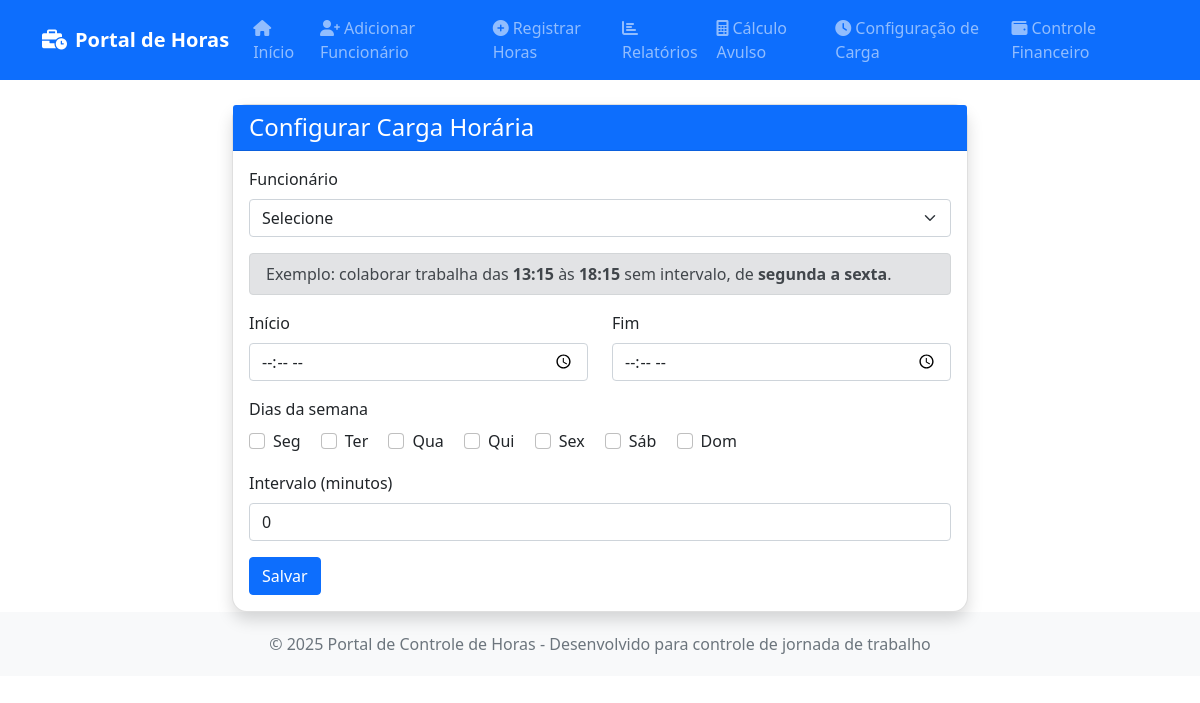
Before: /config_carga with the older database file.
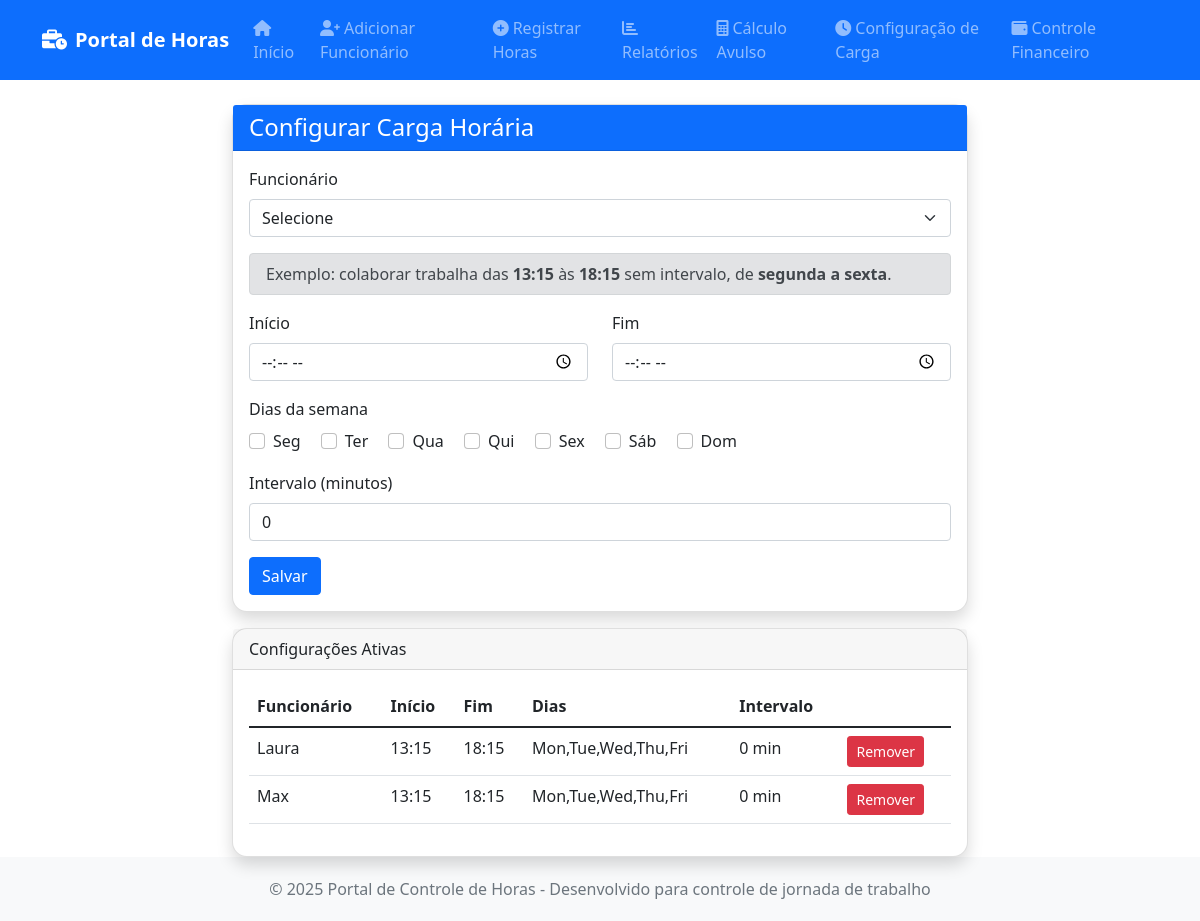
After: the same page with the newer database file.
### tables this page shows
CREATE TABLE carga_horaria (
        id INTEGER PRIMARY KEY AUTOINCREMENT,
        funcionario_id INTEGER NOT NULL,
        inicio TEXT NOT NULL,
        fim TEXT NOT NULL,
        dias_semana TEXT NOT NULL,
        intervalo_min INTEGER DEFAULT 0,
        ativo INTEGER DEFAULT 1,
        FOREIGN KEY(funcionario_id) REFERENCES funcionarios(id)
    );

CREATE TABLE funcionarios (
            id INTEGER PRIMARY KEY AUTOINCREMENT,
            nome TEXT NOT NULL UNIQUE,
            cargo TEXT NOT NULL,
            salario_mensal REAL NOT NULL,
            salario_hora REAL NOT NULL,
            horas_mensais INTEGER NOT NULL DEFAULT 220,
            data_cadastro DATE NOT NULL,
            ativo BOOLEAN NOT NULL DEFAULT 1,
            created_at TIMESTAMP DEFAULT CURRENT_TIMESTAMP,
            updated_at TIMESTAMP DEFAULT CURRENT_TIMESTAMP
        , desconto REAL DEFAULT 0.00);

### index.py (the view, shortened to what this page needs)
@app.route('/config_carga', methods=['GET', 'POST'])
def config_carga():
    funcionarios = DatabaseManager.execute_query("SELECT id, nome FROM funcionarios WHERE ativo = 1 ORDER BY nome", fetch_all=True)
    cargas = DatabaseManager.execute_query("SELECT ch.*, f.nome as funcionario_nome FROM carga_horaria ch LEFT JOIN funcionarios f ON ch.funcionario_id = f.id WHERE ch.ativo = 1 ORDER BY f.nome", fetch_all=True)
    return render_template('config_carga.html', funcionarios=funcionarios, cargas=cargas)

### index.py (called while the page is built)
    @staticmethod
    def get_connection():
        conn = sqlite3.connect(DB_FILE)
        conn.row_factory = sqlite3.Row  # Permite acesso por nome de coluna
        return conn

    @staticmethod
    def execute_query(query, params=None, fetch_one=False, fetch_all=False):
        conn = DatabaseManager.get_connection()
        try:
            cursor = conn.cursor()
            if params:
                cursor.execute(query, params)
            else:
                cursor.execute(query)
            if fetch_one:
                result = cursor.fetchone()
                return dict(result) if result else None
            elif fetch_all:
                results = cursor.fetchall()
                return [dict(row) for row in results] if results else []
            else:
                conn.commit()
                return cursor.lastrowid
        finally:
            conn.close()

### templates/config_carga.html (shortened to what this page needs)
{% extends "base.html" %}
{% block content %}
<div class="row justify-content-center">
    <div class="col-md-8">
        <div class="card shadow">
            <div class="card-header bg-primary text-white">
                <h4 class="mb-0">Configurar Carga Horária</h4>
            </div>
            <div class="card-body">
                <form method="POST">
                    <div class="mb-3">
                        <label class="form-label">Funcionário</label>
                        <select name="funcionario_id" class="form-select" required>
                            <option value="">Selecione</option>
                        </select>
                    </div>
                    <div class="alert alert-secondary py-2">
                        Exemplo: colaborar trabalha das <strong>13:15</strong> às <strong>18:15</strong> sem intervalo, de <strong>segunda a sexta</strong>.
                    </div>
                    <div class="row">
                        <div class="col-md-6 mb-3">
                            <label class="form-label">Início</label>
                            <input type="time" name="inicio" class="form-control" required>
                        </div>
                        <div class="col-md-6 mb-3">
                            <label class="form-label">Fim</label>
                            <input type="time" name="fim" class="form-control" required>
                        </div>
                    </div>
                    <div class="mb-3">
                        <label class="form-label">Dias da semana</label>
                        <div>
                            {% for d,label in [('Mon','Seg'),('Tue','Ter'),('Wed','Qua'),('Thu','Qui'),('Fri','Sex'),('Sat','Sáb'),('Sun','Dom')] %}
                            <div class="form-check form-check-inline">
                                <input class="form-check-input" type="checkbox" name="dias[]" value="{{ d }}" id="d_{{ d }}">
                                <label class="form-check-label" for="d_{{ d }}">{{ label }}</label>
                            </div>
                            {% endfor %}
                        </div>
                    </div>
                    <div class="mb-3">
                        <label class="form-label">Intervalo (minutos)</label>
                        <input type="number" name="intervalo" class="form-control" min="0" value="0">
                    </div>
                    <button class="btn btn-primary">Salvar</button>
                </form>
            </div>
        </div>
        {% if cargas %}
        <div class="card shadow mt-3">
            <div class="card-header">Configurações Ativas</div>
            <div class="card-body">
                <table class="table">
                    <thead>
                        <tr><th>Funcionário</th><th>Início</th><th>Fim</th><th>Dias</th><th>Intervalo</th><th></th></tr>
                    </thead>
                    <tbody>
                        {% for c in cargas %}
                        <tr>
                            <td>{{ c.funcionario_nome or '—' }}</td>
                            <td>{{ c.inicio }}</td>
                            <td>{{ c.fim }}</td>
                            <td>{{ c.dias_semana }}</td>
                            <td>{{ c.intervalo_min }} min</td>
                            <td>
                                <form method="POST" action="{{ url_for('config_carga_delete', carga_id=c.id) }}" onsubmit="return confirm('Remover configuração?');">
                                    <button class="btn btn-sm btn-danger">Remover</button>
                                </form>
                            </td>
                        </tr>
                        {% endfor %}
                    </tbody>
                </table>
            </div>
        </div>
        {% endif %}
    </div>
</div>
{% endblock %}

### templates/base.html (shortened to what this page needs)
<!DOCTYPE html>
<html lang="pt-BR">
<head>
    <link href="https://cdn.jsdelivr.net/npm/bootstrap@5.1.3/dist/css/bootstrap.min.css" rel="stylesheet">
    <link href="https://cdnjs.cloudflare.com/ajax/libs/font-awesome/6.0.0/css/all.min.css" rel="stylesheet">
</head>
<body>
    <nav class="navbar navbar-expand-lg navbar-dark bg-primary">
        <div class="container">
            <a class="navbar-brand" href="{{ url_for('index') }}">
                <i class="fas fa-business-time me-2"></i>Portal de Horas
            </a>
            <div class="collapse navbar-collapse" id="navbarNav">
                <ul class="navbar-nav me-auto">
                    <li class="nav-item">
                        <a class="nav-link" href="{{ url_for('index') }}">
                            <i class="fas fa-home me-1"></i>Início
                        </a>
                    </li>
                    <li class="nav-item">
                        <a class="nav-link" href="{{ url_for('adicionar_funcionario') }}">
                            <i class="fas fa-user-plus me-1"></i>Adicionar Funcionário
                        </a>
                    </li>
                    <li class="nav-item">
                        <a class="nav-link" href="{{ url_for('registrar_horas') }}">
                            <i class="fas fa-plus-circle me-1"></i>Registrar Horas
                        </a>
                    </li>
                    <li class="nav-item">
                        <a class="nav-link" href="{{ url_for('relatorios') }}">
                            <i class="fas fa-chart-bar me-1"></i>Relatórios
                        </a>
                    </li>
                    <li class="nav-item">
                        <a class="nav-link" href="{{ url_for('calculo_avulso') }}">
                            <i class="fas fa-calculator me-1"></i>Cálculo Avulso
                        </a>
                    </li>
                    <li class="nav-item">
                        <a class="nav-link" href="{{ url_for('config_carga') }}">
                            <i class="fas fa-clock me-1"></i>Configuração de Carga
                        </a>
                    </li>
                    <li class="nav-item">
                        <a class="nav-link" href="{{ url_for('controle_financeiro') }}">
                            <i class="fas fa-wallet me-1"></i>Controle Financeiro
                        </a>
                    </li>
                </ul>
            </div>
        </div>
    </nav>
    <main class="container mt-4">
        {% block content %}{% endblock %}
    </main>
    <footer class="footer mt-auto">
        <div class="container text-center">
            <span class="text-muted">© 2025 Portal de Controle de Horas - Desenvolvido para controle de jornada de trabalho</span>
        </div>
    </footer>
</body>
</html>

### templates/base.html (style rules this page uses)
.navbar-brand { font-weight: bold; }
.card { border-radius: 15px; box-shadow: 0 4px 6px rgba(0, 0, 0, 0.1); }
.footer { background-color: #f8f9fa; padding: 20px 0; margin-top: 50px; }

Changed rows visible on the page:
added carga_horaria: nome "Laura", inicio "13:15", fim "18:15", dias_semana "Mon,Tue,Wed,Thu,Fri", intervalo_min "0"
added carga_horaria: nome "Max", inicio "13:15", fim "18:15", dias_semana "Mon,Tue,Wed,Thu,Fri", intervalo_min "0"
Other visible differences:
text now shown: "Configurações Ativas Funcionário Início Fim Dias Intervalo"
